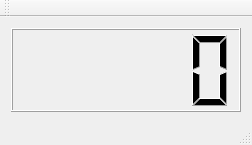
<?xml version="1.0" encoding="UTF-8"?>
<ui version="4.0">
 <class>View</class>
 <widget class="QMainWindow" name="View">
  <property name="geometry">
   <rect>
    <x>0</x>
    <y>0</y>
    <width>252</width>
    <height>145</height>
   </rect>
  </property>
  <property name="windowTitle">
   <string>View</string>
  </property>
  <widget class="QWidget" name="centralWidget">
   <layout class="QVBoxLayout" name="verticalLayout_2">
    <item>
     <layout class="QVBoxLayout" name="verticalLayout">
      <item>
       <widget class="QLCDNumber" name="m_lcd"/>
      </item>
     </layout>
    </item>
   </layout>
  </widget>
  <widget class="QMenuBar" name="menuBar">
   <property name="geometry">
    <rect>
     <x>0</x>
     <y>0</y>
     <width>252</width>
     <height>21</height>
    </rect>
   </property>
  </widget>
  <widget class="QToolBar" name="mainToolBar">
   <attribute name="toolBarArea">
    <enum>TopToolBarArea</enum>
   </attribute>
   <attribute name="toolBarBreak">
    <bool>false</bool>
   </attribute>
  </widget>
  <widget class="QStatusBar" name="statusBar"/>
 </widget>
 <layoutdefault spacing="6" margin="11"/>
 <resources/>
 <connections/>
</ui>
